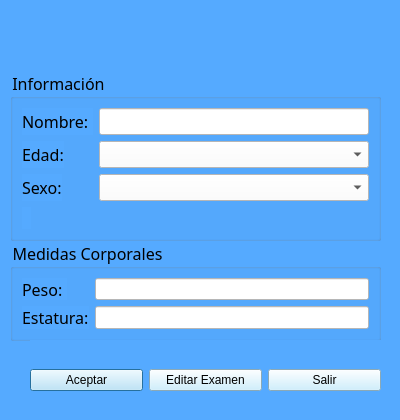
<?xml version="1.0" encoding="UTF-8"?>
<ui version="4.0">
 <class>Dialog</class>
 <widget class="QDialog" name="Dialog">
  <property name="geometry">
   <rect>
    <x>0</x>
    <y>0</y>
    <width>400</width>
    <height>420</height>
   </rect>
  </property>
  <property name="windowTitle">
   <string>Editar paciente</string>
  </property>
  <property name="styleSheet">
   <string notr="true">background-color: rgb(85, 170, 255);
font: 75 12pt &quot;Sitka Heading&quot;;</string>
  </property>
  <widget class="QGroupBox" name="groupBox_2">
   <property name="geometry">
    <rect>
     <x>10</x>
     <y>240</y>
     <width>371</width>
     <height>101</height>
    </rect>
   </property>
   <property name="font">
    <font>
     <family>Sitka Heading</family>
     <pointsize>12</pointsize>
     <weight>9</weight>
     <italic>false</italic>
     <bold>false</bold>
    </font>
   </property>
   <property name="title">
    <string>Medidas Corporales</string>
   </property>
   <layout class="QVBoxLayout" name="verticalLayout_4">
    <item>
     <layout class="QFormLayout" name="formLayout_2">
      <item row="0" column="0">
       <widget class="QLabel" name="label_3">
        <property name="font">
         <font>
          <family>Sitka Heading</family>
          <pointsize>12</pointsize>
          <weight>9</weight>
          <italic>false</italic>
          <bold>false</bold>
         </font>
        </property>
        <property name="text">
         <string>Peso: </string>
        </property>
       </widget>
      </item>
      <item row="0" column="1">
       <widget class="QLineEdit" name="campo_peso_">
        <property name="enabled">
         <bool>true</bool>
        </property>
        <property name="font">
         <font>
          <family>Sitka Heading</family>
          <pointsize>12</pointsize>
          <weight>9</weight>
          <italic>false</italic>
          <bold>false</bold>
         </font>
        </property>
        <property name="styleSheet">
         <string notr="true">background-color: rgb(255, 255, 255);</string>
        </property>
       </widget>
      </item>
      <item row="1" column="0">
       <widget class="QLabel" name="label_4">
        <property name="font">
         <font>
          <family>Sitka Heading</family>
          <pointsize>12</pointsize>
          <weight>9</weight>
          <italic>false</italic>
          <bold>false</bold>
         </font>
        </property>
        <property name="text">
         <string>Estatura:</string>
        </property>
       </widget>
      </item>
      <item row="1" column="1">
       <widget class="QLineEdit" name="campo_estatura_">
        <property name="font">
         <font>
          <family>Sitka Heading</family>
          <pointsize>12</pointsize>
          <weight>9</weight>
          <italic>false</italic>
          <bold>false</bold>
         </font>
        </property>
        <property name="styleSheet">
         <string notr="true">background-color: rgb(255, 255, 255);</string>
        </property>
       </widget>
      </item>
     </layout>
    </item>
   </layout>
  </widget>
  <widget class="QGroupBox" name="groupBox">
   <property name="geometry">
    <rect>
     <x>10</x>
     <y>70</y>
     <width>371</width>
     <height>171</height>
    </rect>
   </property>
   <property name="font">
    <font>
     <family>Sitka Heading</family>
     <pointsize>12</pointsize>
     <weight>9</weight>
     <italic>false</italic>
     <bold>false</bold>
    </font>
   </property>
   <property name="title">
    <string>Información </string>
   </property>
   <layout class="QVBoxLayout" name="verticalLayout_3">
    <item>
     <layout class="QFormLayout" name="formLayout">
      <item row="0" column="0">
       <widget class="QLabel" name="label">
        <property name="font">
         <font>
          <family>Sitka Heading</family>
          <pointsize>12</pointsize>
          <weight>9</weight>
          <italic>false</italic>
          <bold>false</bold>
         </font>
        </property>
        <property name="text">
         <string>Nombre: </string>
        </property>
       </widget>
      </item>
      <item row="0" column="1">
       <widget class="QLineEdit" name="campo_nombre_">
        <property name="enabled">
         <bool>true</bool>
        </property>
        <property name="font">
         <font>
          <family>Sitka Heading</family>
          <pointsize>12</pointsize>
          <weight>9</weight>
          <italic>false</italic>
          <bold>false</bold>
         </font>
        </property>
        <property name="styleSheet">
         <string notr="true">background-color: rgb(255, 255, 255);</string>
        </property>
       </widget>
      </item>
      <item row="1" column="0">
       <widget class="QLabel" name="label_2">
        <property name="font">
         <font>
          <family>Sitka Heading</family>
          <pointsize>12</pointsize>
          <weight>9</weight>
          <italic>false</italic>
          <bold>false</bold>
         </font>
        </property>
        <property name="text">
         <string>Edad:</string>
        </property>
       </widget>
      </item>
      <item row="2" column="0">
       <widget class="QLabel" name="label_7">
        <property name="font">
         <font>
          <family>Sitka Heading</family>
          <pointsize>12</pointsize>
          <weight>9</weight>
          <italic>false</italic>
          <bold>false</bold>
         </font>
        </property>
        <property name="text">
         <string>Sexo:</string>
        </property>
       </widget>
      </item>
      <item row="3" column="0">
       <widget class="QLabel" name="label_8">
        <property name="font">
         <font>
          <family>Sitka Heading</family>
          <pointsize>12</pointsize>
          <weight>9</weight>
          <italic>false</italic>
          <bold>false</bold>
         </font>
        </property>
        <property name="text">
         <string/>
        </property>
       </widget>
      </item>
      <item row="1" column="1">
       <widget class="QComboBox" name="campo_edad_">
        <property name="sizePolicy">
         <sizepolicy hsizetype="Preferred" vsizetype="Expanding">
          <horstretch>1</horstretch>
          <verstretch>1</verstretch>
         </sizepolicy>
        </property>
        <property name="maximumSize">
         <size>
          <width>16777215</width>
          <height>30</height>
         </size>
        </property>
        <property name="font">
         <font>
          <family>Sitka Heading</family>
          <pointsize>12</pointsize>
          <weight>9</weight>
          <italic>false</italic>
          <bold>false</bold>
         </font>
        </property>
        <property name="styleSheet">
         <string notr="true">background-color: rgb(255, 255, 255);</string>
        </property>
        <item>
         <property name="text">
          <string/>
         </property>
        </item>
        <item>
         <property name="text">
          <string>3</string>
         </property>
        </item>
        <item>
         <property name="text">
          <string>4</string>
         </property>
        </item>
        <item>
         <property name="text">
          <string>5</string>
         </property>
        </item>
        <item>
         <property name="text">
          <string>6</string>
         </property>
        </item>
        <item>
         <property name="text">
          <string>7</string>
         </property>
        </item>
        <item>
         <property name="text">
          <string>8</string>
         </property>
        </item>
        <item>
         <property name="text">
          <string>9</string>
         </property>
        </item>
        <item>
         <property name="text">
          <string>10</string>
         </property>
        </item>
        <item>
         <property name="text">
          <string>11</string>
         </property>
        </item>
        <item>
         <property name="text">
          <string>12</string>
         </property>
        </item>
        <item>
         <property name="text">
          <string>13</string>
         </property>
        </item>
        <item>
         <property name="text">
          <string>14</string>
         </property>
        </item>
        <item>
         <property name="text">
          <string>15</string>
         </property>
        </item>
        <item>
         <property name="text">
          <string>16</string>
         </property>
        </item>
        <item>
         <property name="text">
          <string>17</string>
         </property>
        </item>
       </widget>
      </item>
      <item row="2" column="1">
       <widget class="QComboBox" name="campo_sexo_">
        <property name="sizePolicy">
         <sizepolicy hsizetype="Preferred" vsizetype="Expanding">
          <horstretch>1</horstretch>
          <verstretch>1</verstretch>
         </sizepolicy>
        </property>
        <property name="maximumSize">
         <size>
          <width>16777215</width>
          <height>30</height>
         </size>
        </property>
        <property name="font">
         <font>
          <family>Sitka Heading</family>
          <pointsize>12</pointsize>
          <weight>9</weight>
          <italic>false</italic>
          <bold>false</bold>
         </font>
        </property>
        <property name="styleSheet">
         <string notr="true">background-color: rgb(255, 255, 255);</string>
        </property>
        <item>
         <property name="text">
          <string/>
         </property>
        </item>
        <item>
         <property name="text">
          <string>Femenino</string>
         </property>
        </item>
        <item>
         <property name="text">
          <string>Masculino</string>
         </property>
        </item>
       </widget>
      </item>
     </layout>
    </item>
   </layout>
  </widget>
  <widget class="QWidget" name="horizontalLayoutWidget">
   <property name="geometry">
    <rect>
     <x>30</x>
     <y>340</y>
     <width>351</width>
     <height>80</height>
    </rect>
   </property>
   <layout class="QHBoxLayout" name="horizontalLayout">
    <item>
     <widget class="QPushButton" name="boton_editar">
      <property name="styleSheet">
       <string notr="true">background-color: rgb(194, 236, 255);</string>
      </property>
      <property name="text">
       <string>Aceptar</string>
      </property>
     </widget>
    </item>
    <item>
     <widget class="QPushButton" name="examen">
      <property name="styleSheet">
       <string notr="true">background-color: rgb(194, 236, 255);</string>
      </property>
      <property name="text">
       <string>Editar Examen</string>
      </property>
     </widget>
    </item>
    <item>
     <widget class="QPushButton" name="salir">
      <property name="styleSheet">
       <string notr="true">background-color: rgb(194, 236, 255);</string>
      </property>
      <property name="text">
       <string>Salir</string>
      </property>
     </widget>
    </item>
   </layout>
  </widget>
 </widget>
 <resources/>
 <connections/>
</ui>
